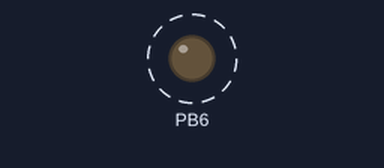
Recording of a program running on a simulated ATmega328P, built with avr-gcc and emulated at 16 MHz. On the bench: output pins drawn as LEDs (lit = HIGH). Dashed ring = blinking.

Above: at 0.2 s.
Timing chart, 0 to 3.0 s (numbered marks = the images above):
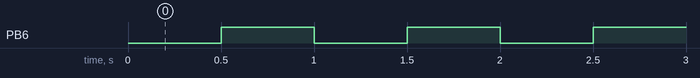

The program:

main.c
```c
#include "main.h"
#include "use.h"

__fuse_t __fuse __attribute__((section (".fuse"))) =
{
    .low = LFUSE_DEFAULT,
    .high = (FUSE_BOOTSZ0 & FUSE_BOOTSZ1 & FUSE_EESAVE & FUSE_SPIEN),
    .extended = EFUSE_DEFAULT,
};


int main(void)
{
    CLKPR = (1<<CLKPCE);
    CLKPR = (0<<CLKPCE) | (0<<CLKPS3) | (0<<CLKPS2) | (0<<CLKPS1) | (0<<CLKPS0);

    setup();
    while (1)
    {
        loop();
    }
    return 1;
}
```

use.c
```c
#include "use.h"

extern void setup(void){
    DDRB |= (1<<6);
    PORTB |= (1<<6);
}

extern void loop(void){
    PORTB ^= (1<<6);
    delay_ms(500);
}
```

use.h
```c
#ifndef USE_H
#define USE_H
#include "main.h"

extern void setup(void);
extern void loop(void);

#endif
```

use.c
```c
#include "use.h"

extern void setup(void){
    DDRB |= (1<<6);
    PORTB |= (1<<6);
}

extern void loop(void){
    PORTB ^= (1<<6);
    delay_ms(500);
}
```

use.h
```c
#ifndef USE_H
#define USE_H
#include "main.h"

extern void setup(void);
extern void loop(void);

#endif
```

use.c
```c
#include "use.h"

uint8_t i = 100;
uint8_t k = 200;
uint8_t j;

extern void setup(void){
}
extern void loop(void){
}
```

use.h
```c
#ifndef USE_H
#define USE_H
#include "main.h"

extern void setup(void);
extern void loop(void);

#endif
```

use.c
```c
#include "use.h"

extern void setup(void){
    DDRB |= (1<<6);
    PORTB |= (1<<6);
}

extern void loop(void){
    PORTB ^= (1<<6);
    delay_ms(500);
}
```

use.h
```c
#ifndef USE_H
#define USE_H
#include "main.h"

extern void setup(void);
extern void loop(void);

#endif
```

main.h
```c
#ifndef MAIN_H
#define MAIN_H

#include <avr/io.h>
#include <util/delay.h>
#include <avr/interrupt.h>
#include <stdio.h>
#include <string.h>
#include <stdarg.h>
#include <math.h>
#include <stdbool.h>
#include <inttypes.h>

#ifndef F_CPU
#define F_CPU                                       16000000
#endif

#define delay_ms(t)                                 _delay_ms(t)
#define delay_us(t)                                 _delay_us(t)

#endif
```

Measured:
- by itself, PB6: alternates HIGH for 0.50 s and LOW for 0.50 s
